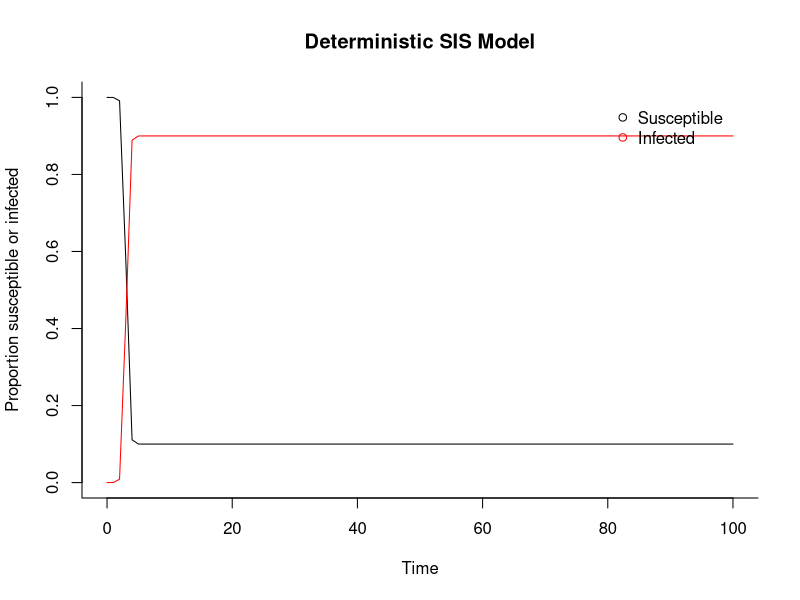

The R source for this figure:
## Making a deterministic SIS model from scratch
## 11/10/17

library("deSolve") #package for solving differential equations

## Make an SIS function
si <- function(time, state, parameters) {
  
  # define model parameters in term of the natural parameters
  beta <- parameters["R0"]/parameters["D_inf"] 
  gamma <- 1/parameters["D_inf"]
  
  with(as.list(c(state, parameters)), {
    
    dS <- -beta * S * I + gamma * I
    dI <-  beta * S * I - gamma * I
    
    return(list(c(dS, dI)))
  })
}

#############################
### THINGS YOU CAN CHANGE ###
#############################

# Proportion in each compartment at the start
init  <- c(
  S = 1-1e-6, 
  I = 1e-6
) # N = 1

## R0 = basic reproduction number, D_inf = duration of infection
parameters <- c(
  R0 = 10, 
  D_inf = 2
)

## Timeframe
times <- seq(0, 100, by = 1)

## Solve using General Solver for Ordinary Differential Equations (ode)
out <- ode(y = init, times = times, func = si, parms = parameters)
out <- as.data.frame(out) # change to data frame
out$time <- NULL # Delete time variable

## Plot model
matplot(x = times, y = out, type = "l",
  xlab = "Time", ylab = "Proportion susceptible or infected", main = "Deterministic SIS Model",
  lwd = 1, lty = 1, bty = "l", col = c("black","red"))

## Add legend
legend(80, 1.0, c("Susceptible", "Infected"), pch = 1, col = c("black","red"), bty = "n")
